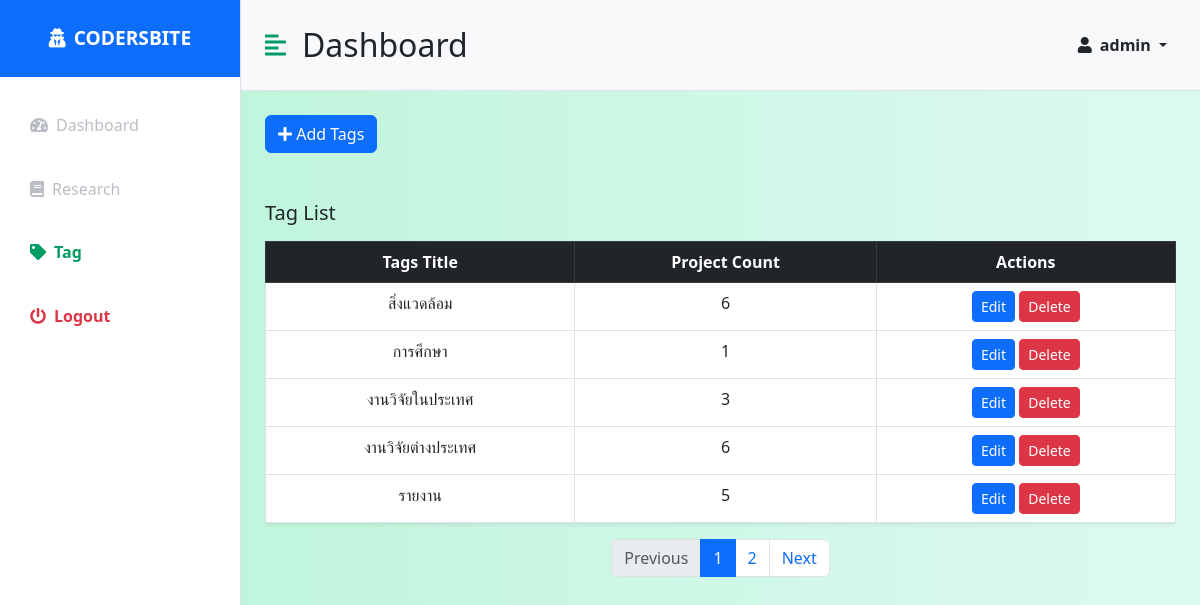
The page /Tag/ (signed in) on the database its author committed.
### research_app/models.py (models this page shows, shortened)
class TagModel(models.Model):
    name = models.CharField(max_length=255)
    created_time = models.DateTimeField(auto_now_add=True)
    updated_time = models.DateTimeField(auto_now=True)
    created_by = models.ForeignKey(User, related_name='created_tags', on_delete=models.CASCADE, null=True, blank=True, editable=False)
    updated_by = models.ForeignKey(User, related_name='updated_tags', on_delete=models.CASCADE, null=True, blank=True, editable=False)

### research_app/views.py (the view)
# urls.py: path('Tag/', views.tag_list, name='tag_list'),
def tag_list (request):
    tags = TagModel.objects.annotate(project_count=Count('projects'))
    admin = request.user
    page = request.GET.get('page', 1)
    paginator = Paginator(tags, 5)
    try:
        tagspage = paginator.page(page)
    except PageNotAnInteger:
        tagspage = paginator.page(1)
    except EmptyPage:
        tagspage = paginator.page(paginator.num_pages)
    return render (request, 'admins/tag_crud/tag_list.html',{'admin':admin,'tagspage':tagspage })

### research_app/templates/admins/tag_crud/tag_list.html (shortened to what this page needs)
{% load static %}
<!DOCTYPE html>
<html lang="en">
<head>
    <link href="https://cdn.jsdelivr.net/npm/bootstrap@5.3.0/dist/css/bootstrap.min.css" rel="stylesheet">
    <link href="https://cdnjs.cloudflare.com/ajax/libs/select2/4.0.13/css/select2.min.css" rel="stylesheet">
    <link rel="stylesheet" href="https://cdnjs.cloudflare.com/ajax/libs/font-awesome/5.15.3/css/all.min.css">
    <link rel="stylesheet" href="{% static 'css/styles.css' %}">
</head>
<body>
    <div class="d-flex" id="wrapper">
        <div class="bg-white border-end" id="sidebar-wrapper">
            <div class="sidebar-heading text-center py-4 bg-primary text-white fw-bold text-uppercase">
                <i class="fas fa-user-secret me-2"></i>Codersbite
            </div>
            <div class="list-group list-group-flush my-3">
                <a href="{% url 'admin_list' %}" class="list-group-item list-group-item-action bg-transparent second-text">
                    <i class="fas fa-tachometer-alt me-2"></i>Dashboard
                </a>
                <a href="{% url 'research_list' %}" class="list-group-item list-group-item-action bg-transparent second-text">
                    <i class="fas fa-book me-2"></i>Research
                </a>
                <a href="{% url 'tag_list' %}" class="list-group-item list-group-item-action bg-transparent second-text active">
                    <i class="fas fa-tag me-2"></i>Tag
                </a>
                <a href="{% url 'logout' %}" class="list-group-item list-group-item-action bg-transparent text-danger fw-bold">
                    <i class="fas fa-power-off me-2"></i>Logout
                </a>
            </div>
        </div>
        <div id="page-content-wrapper">
            <nav class="navbar navbar-expand-lg navbar-light bg-light py-4 px-4 border-bottom">
                <div class="d-flex align-items-center">
                  <i
                    class="fas fa-align-left primary-text fs-4 me-3 "
                    id="menu-toggle"
                  ></i>
                  <h2 class="fs-2 m-0">Dashboard</h2>
                </div>
                  <div class="collapse navbar-collapse" id="navbarSupportedContent">
                      <ul class="navbar-nav ms-auto">
                          <li class="nav-item dropdown">
                              <a class="nav-link dropdown-toggle text-dark fw-bold" href="#" id="navbarDropdown" role="button" data-bs-toggle="dropdown">
                                  <i class="fas fa-user me-2"></i>{{ admin.username }}
                              </a>
                          </li>
                      </ul>
                  </div>
              </nav>
            <div class="container-fluid px-4">
                <div class="row my-4">
                    <div class="col-md-12">
                        <button class="btn btn-primary" data-bs-toggle="modal" data-bs-target="#addtagModal" title="เพิ่มข้อมูล Tag">
                            <i class="fas fa-plus"></i> Add Tags
                        </button>
                    </div>
                </div>
                <div class="row my-5">
                    <div class="col">
                        <h3 class="fs-5 mb-3">Tag List</h3>
                        <div class="table-responsive">
                            <table class="table table-bordered table-hover shadow-sm text-center">
                                <thead class="table-dark">
                                    <tr>
                                        <th scope="col">Tags Title</th>
                                        <th scope="col">Project Count</th>
                                        <th scope="col">Actions</th>
                                    </tr>
                                </thead>
                                <tbody>
                                    {% for tag in tagspage %}
                                    <tr>
                                        <td>{{ tag.name }}</td>
                                        <td>{{ tag.project_count }}</td>
                                        <td>
                                            <button class="btn btn-sm btn-primary" data-bs-toggle="modal" data-bs-target="#editTagModal-{{ tag.id }}" title="เเก้ไขข้อมูล Tag">
                                                Edit
                                            </button>
                                            <button class="btn btn-sm btn-danger" data-bs-toggle="modal" data-bs-target="#deleteTagModal-{{ tag.id }}" title="ลบข้อมูล Tag">
                                                Delete
                                            </button>
                                        </td>
                                    </tr>
                                    {% endfor %}
                                </tbody>
                            </table>
                        </div>
                        <nav aria-label="Page navigation">
                            {% if tagspage.has_other_pages %}
                            <ul class="pagination justify-content-center">
                                {% if tagspage.has_previous %}
                                <li class="page-item">
                                    <a class="page-link" href="?page={{ tagspage.previous_page_number }}">Previous</a>
                                </li>
                                {% else %}
                                <li class="page-item disabled">
                                    <span class="page-link">Previous</span>
                                </li>
                                {% endif %}
                                {% for i in tagspage.paginator.page_range %}
                                {% if tagspage.number == i %}
                                <li class="page-item active">
                                    <span class="page-link">{{ i }}</span>
                                </li>
                                {% else %}
                                <li class="page-item">
                                    <a class="page-link" href="?page={{ i }}">{{ i }}</a>
                                </li>
                                {% endif %}
                                {% endfor %}
                                {% if tagspage.has_next %}
                                <li class="page-item">
                                    <a class="page-link" href="?page={{ tagspage.next_page_number }}">Next</a>
                                </li>
                                {% else %}
                                <li class="page-item disabled">
                                    <span class="page-link">Next</span>
                                </li>
                                {% endif %}
                            </ul>
                            {% endif %}
                        </nav>
                    </div>
                </div>
            </div>
        </div>
    </div>
</body>
</html>

### research_app/static/css/styles.css (style rules this page uses)
:root { --main-bg-color: #009d63; --main-text-color: #009d63; --second-text-color: #bbbec5; --second-bg-color: #c1efde; }
.primary-text { color: var(--main-text-color); }
.second-text { color: var(--second-text-color); }
#wrapper { overflow-x: hidden; background-image: linear-gradient( to right, #baf3d7, #c2f5de, #cbf7e4, #d4f8ea, #ddfaef ); }
#sidebar-wrapper { min-height: 100vh; margin-left: -15rem; -webkit-transition: margin 0.25s ease-out; -moz-transition: margin 0.25s ease-out; -o-transition: margin 0.25s ease-out; transition: margin 0.25s ease-out; }
#sidebar-wrapper .sidebar-heading { padding: 0.875rem 1.25rem; font-size: 1.2rem; }
#sidebar-wrapper .list-group { width: 15rem; }
#page-content-wrapper { min-width: 100vw; }
#menu-toggle { cursor: pointer; }
.list-group-item { border: none; padding: 20px 30px; }
.list-group-item.active { background-color: transparent; color: var(--main-text-color); font-weight: bold; border: none; }
@media (min-width: 768px) { #sidebar-wrapper { margin-left: 0; } }
@media (min-width: 768px) { #page-content-wrapper { min-width: 0; width: 100%; } }
.nav-link { border: 1px solid #0000; }

### rows shown on the page
TagModel: name "สิ่งแวดล้อม", project_count "6"
TagModel: name "การศึกษา", project_count "1"
TagModel: name "งานวิจัยในประเทศ", project_count "3"
TagModel: name "งานวิจัยต่างประเทศ", project_count "6"
TagModel: name "รายงาน", project_count "5"

### other values the page prints
{{ admin.username }} "admin"
{{ i }} "1"
{{ i }} "2"
